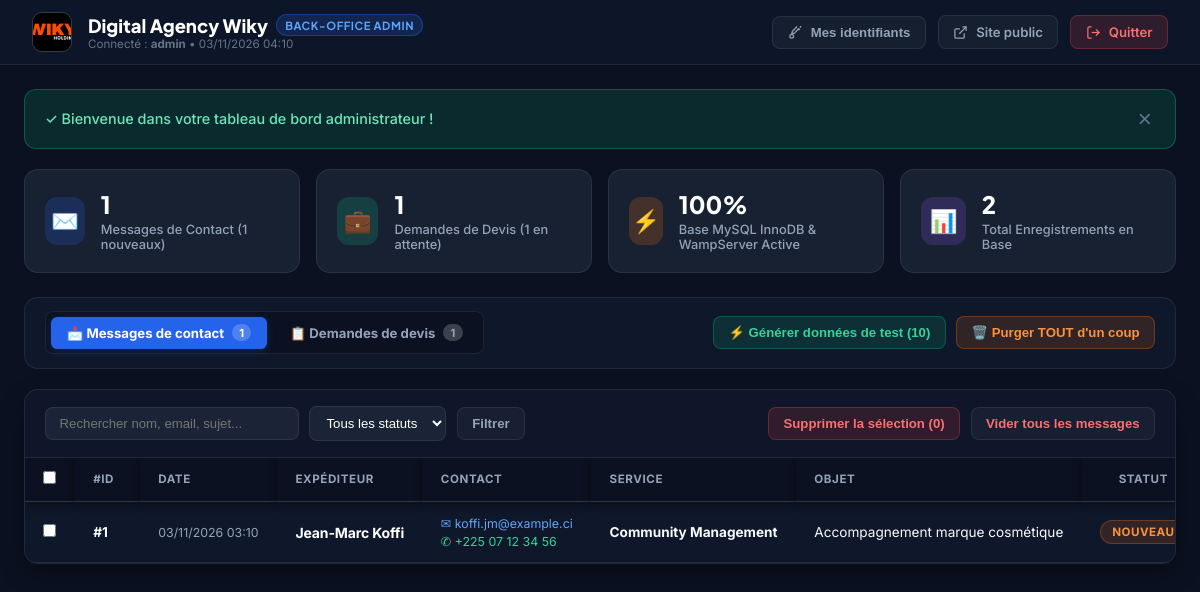
The app's page /index.php?page=admin (signed in) with its own data.
### tables this page shows
CREATE TABLE `messages` (
  `num_message` INT NOT NULL AUTO_INCREMENT,
  `num_prospect` INT DEFAULT NULL,
  `code_service` VARCHAR(50) DEFAULT NULL,
  `mat_admin` INT DEFAULT NULL,
  `name` VARCHAR(120) NOT NULL,
  `email` VARCHAR(150) NOT NULL,
  `phone` VARCHAR(50) DEFAULT NULL,
  `service` VARCHAR(100) DEFAULT 'Général',
  `subject` VARCHAR(200) DEFAULT NULL,
  `message` TEXT NOT NULL,
  `status` VARCHAR(30) NOT NULL DEFAULT 'nouveau',
  `created_at` DATETIME DEFAULT CURRENT_TIMESTAMP,
  PRIMARY KEY (`num_message`),
  KEY `idx_msg_prospect` (`num_prospect`),
  KEY `idx_msg_service` (`code_service`),
  KEY `idx_msg_admin` (`mat_admin`),
  CONSTRAINT `fk_messages_prospect` FOREIGN KEY (`num_prospect`) REFERENCES `prospects` (`num_prospect`) ON DELETE SET NULL ON UPDATE CASCADE,
  CONSTRAINT `fk_messages_service` FOREIGN KEY (`code_service`) REFERENCES `services` (`code_service`) ON DELETE SET NULL ON UPDATE CASCADE,
  CONSTRAINT `fk_messages_admin` FOREIGN KEY (`mat_admin`) REFERENCES `admins` (`mat_admin`) ON DELETE SET NULL ON UPDATE CASCADE
);

### app/Controllers/AdminController.php (called while the page is built, shortened)
<?php
class AdminController
{
    public function index(): void
    {
        $tab = $_GET['tab'] ?? 'messages';
        $searchMsg = trim($_GET['search_msg'] ?? '');
        $statusMsg = trim($_GET['status_msg'] ?? 'all');
        $messages = ContactModel::getAll($searchMsg, $statusMsg);
        $totalMessages = ContactModel::countAll();
        $newMessages = ContactModel::countNew();
        $totalDevis = DevisModel::countAll();
        $pendingDevis = DevisModel::countPending();
        $flashSuccess = $_SESSION['flash_success'] ?? null;
        require __DIR__ . '/../Views/admin/dashboard.php';
    }
}

### app/Config/App.php (called while the page is built, shortened)
<?php
function e(?string $string): string {
    return htmlspecialchars($string ?? '', ENT_QUOTES, 'UTF-8');
}
function url(string $page = '', array $params = []): string {
    $cleanPage = ltrim($page, '/');
    if (empty($cleanPage)) {
        $link = BASE_URL . '/';
    } else {
        $link = BASE_URL . '/index.php?page=' . urlencode($cleanPage);
    }
    if (!empty($params)) {
        $link .= (strpos($link, '?') !== false ? '&' : '?') . http_build_query($params);
    }
    return $link;
}

### app/Models/ContactModel.php (called while the page is built, shortened)
<?php
class ContactModel
{
    public static function getAll(?string $search = null, ?string $status = null): array
    {
        try {
            $pdo = Database::getConnection();
            $params = [];
            $where = " WHERE 1=1";
            try {
                $sql = "SELECT m.*, m.num_message AS id FROM messages m" . $where . " ORDER BY m.num_message DESC";
                $stmt = $pdo->prepare($sql);
                $stmt->execute($params);
                return $stmt->fetchAll(PDO::FETCH_ASSOC);
            } catch (Exception $e) {
                $sql = "SELECT * FROM messages" . $where . " ORDER BY id DESC";
                $stmt = $pdo->prepare($sql);
                $stmt->execute($params);
                return $stmt->fetchAll(PDO::FETCH_ASSOC);
            }
        } catch (Exception $e) {
            error_log("Erreur ContactModel::getAll : " . $e->getMessage());
            return [];
        }
    }
    public static function countAll(): int
    {
        try {
            $pdo = Database::getConnection();
            return (int) $pdo->query("SELECT COUNT(*) FROM messages")->fetchColumn();
        } catch (Exception $e) {
            return 0;
        }
    }
    public static function countNew(): int
    {
        try {
            $pdo = Database::getConnection();
            return (int) $pdo->query("SELECT COUNT(*) FROM messages WHERE status = 'nouveau'")->fetchColumn();
        } catch (Exception $e) {
            return 0;
        }
    }
}

### app/Models/DevisModel.php (called while the page is built, shortened)
<?php
class DevisModel
{
    public static function countAll(): int
    {
        try {
            $pdo = Database::getConnection();
            return (int) $pdo->query("SELECT COUNT(*) FROM devis_requests")->fetchColumn();
        } catch (Exception $e) {
            return 0;
        }
    }
    public static function countPending(): int
    {
        try {
            $pdo = Database::getConnection();
            return (int) $pdo->query("SELECT COUNT(*) FROM devis_requests WHERE status = 'en_attente'")->fetchColumn();
        } catch (Exception $e) {
            return 0;
        }
    }
}

### app/Views/admin/dashboard.php (the view, shortened to what this page needs)
<!DOCTYPE html>
<html lang="fr" data-theme="dark">
<head>
</head>
<body>
    <header class="admin-nav">
        <a href="<?= e(url('admin')) ?>" class="nav-brand">
            <img src="<?= e(BASE_URL) ?>/logo.jpg" alt="Logo" class="nav-logo" onerror="this.style.display='none'">
            <div>
                <div class="nav-title">
                    Digital Agency Wiky
                    <span class="nav-badge">Back-Office Admin</span>
                </div>
                <div style="font-size: 0.725rem; color: var(--text-muted);">
                    Connecté : <strong><?= e($_SESSION['admin_user'] ?? 'admin') ?></strong> • <?= e($_SESSION['admin_login_at'] ?? '') ?>
                </div>
            </div>
        </a>
        <div class="nav-actions">
            <button type="button" class="btn btn-outline" onclick="openCredentialsModal()" title="Changer identifiant ou mot de passe">
                <svg width="15" height="15" viewBox="0 0 24 24" fill="none" stroke="currentColor" stroke-width="2"><path d="M21 2l-2 2m-1.5 1.5L10 13l-4 1 1-4 7.5-7.5M16 5l3 3"></path><circle cx="6" cy="18" r="3"></circle></svg>
                <span>Mes identifiants</span>
            </button>
            <a href="<?= e(url()) ?>" target="_blank" class="btn btn-outline">
                <svg width="15" height="15" viewBox="0 0 24 24" fill="none" stroke="currentColor" stroke-width="2"><path d="M18 13v6a2 2 0 0 1-2 2H5a2 2 0 0 1-2-2V8a2 2 0 0 1 2-2h6"></path><polyline points="15 3 21 3 21 9"></polyline><line x1="10" y1="14" x2="21" y2="3"></line></svg>
                <span>Site public</span>
            </a>
            <a href="<?= e(url('admin-logout')) ?>" class="btn btn-danger">
                <svg width="15" height="15" viewBox="0 0 24 24" fill="none" stroke="currentColor" stroke-width="2"><path d="M9 21H5a2 2 0 0 1-2-2V5a2 2 0 0 1 2-2h4"></path><polyline points="16 17 21 12 16 7"></polyline><line x1="21" y1="12" x2="9" y2="12"></line></svg>
                <span>Quitter</span>
            </a>
        </div>
    </header>
    <div class="container">
        <?php if (!empty($flashSuccess)): ?>
            <div class="toast toast-success">
                <span>✓ <?= e($flashSuccess) ?></span>
                <button type="button" class="modal-close" onclick="this.parentElement.style.display='none'">&times;</button>
            </div>
        <?php endif; ?>
        <div class="kpi-grid">
            <div class="kpi-card">
                <div class="kpi-icon blue">✉️</div>
                <div class="kpi-data">
                    <h3><?= (int) $totalMessages ?></h3>
                    <p>Messages de Contact (<?= (int) $newMessages ?> nouveaux)</p>
                </div>
            </div>
            <div class="kpi-card">
                <div class="kpi-icon green">💼</div>
                <div class="kpi-data">
                    <h3><?= (int) $totalDevis ?></h3>
                    <p>Demandes de Devis (<?= (int) $pendingDevis ?> en attente)</p>
                </div>
            </div>
            <div class="kpi-card">
                <div class="kpi-icon orange">⚡</div>
                <div class="kpi-data">
                    <h3>100%</h3>
                    <p>Base MySQL InnoDB & WampServer Active</p>
                </div>
            </div>
            <div class="kpi-card">
                <div class="kpi-icon purple">📊</div>
                <div class="kpi-data">
                    <h3><?= (int) ($totalMessages + $totalDevis) ?></h3>
                    <p>Total Enregistrements en Base</p>
                </div>
            </div>
        </div>
        <div class="toolbar">
            <div class="tabs-nav">
                <a href="<?= e(url('admin', ['tab' => 'messages'])) ?>" class="tab-btn <?= $tab === 'messages' ? 'active' : '' ?>">
                    <span>📩 Messages de contact</span>
                    <span class="tab-count"><?= (int) $totalMessages ?></span>
                </a>
                <a href="<?= e(url('admin', ['tab' => 'devis'])) ?>" class="tab-btn <?= $tab === 'devis' ? 'active' : '' ?>">
                    <span>📋 Demandes de devis</span>
                    <span class="tab-count"><?= (int) $totalDevis ?></span>
                </a>
            </div>
            <div class="toolbar-actions">
                <form action="<?= e(url('admin-seed-data')) ?>" method="POST" style="display:inline;">
                    <button type="submit" class="btn btn-success" title="Insérer 5 messages et 5 devis d'exemple pour vos tests et captures">
                        <span>⚡ Générer données de test (10)</span>
                    </button>
                </form>
                <button type="button" class="btn btn-warning" onclick="openPurgeAllModal()" title="Vider complètement les messages et les devis">
                    <span>🗑️ Purger TOUT d'un coup</span>
                </button>
            </div>
        </div>
        <?php if ($tab === 'messages'): ?>
            <div class="table-card">
                <div class="table-header-controls">
                    <form action="<?= e(url('admin')) ?>" method="GET" class="search-form">
                        <input type="text" name="search_msg" class="search-input" placeholder="Rechercher nom, email, sujet..." value="<?= e($searchMsg) ?>">
                        <select name="status_msg" class="filter-select" onchange="this.form.submit()">
                            <option value="all" <?= $statusMsg === 'all' ? 'selected' : '' ?>>Tous les statuts</option>
                        </select>
                        <button type="submit" class="btn btn-outline">Filtrer</button>
                    </form>
                    <div class="batch-actions">
                        <form id="batchDeleteMessagesForm" action="<?= e(url('admin-messages-batch-delete')) ?>" method="POST" onsubmit="return confirmBatchDeleteMessages()">
                            <button type="submit" id="btnBatchDeleteMessages" class="btn btn-danger" disabled>
                                <span>Supprimer la sélection (<span id="msgSelectedCount">0</span>)</span>
                            </button>
                        </form>
                        <form action="<?= e(url('admin-messages-truncate')) ?>" method="POST" onsubmit="return confirm('Attention : voulez-vous vraiment supprimer TOUS les messages ?');">
                            <button type="submit" class="btn btn-outline" style="color: #F87171;">
                                <span>Vider tous les messages</span>
                            </button>
                        </form>
                    </div>
                </div>
                <div class="table-responsive">
                    <?php if (empty($messages)): ?>
                        <div class="empty-state">
                            <div class="empty-icon">📭</div>
                            <h3>Aucun message trouvé</h3>
                            <p>Cliquez sur le bouton vert <strong>« Générer données de test »</strong> pour insérer des exemples en 1 clic.</p>
                        </div>
                    <?php else: ?>
                        <table class="admin-table table-messages">
                            <thead>
                                <tr>
                                    <th width="40"><input type="checkbox" id="checkAllMessages" onchange="toggleAllMessages(this)"></th>
                                    <th width="65">#ID</th>
                                    <th width="130">Date</th>
                                    <th>Expéditeur</th>
                                    <th>Contact</th>
                                    <th>Service</th>
                                    <th>Objet</th>
                                    <th width="105" style="text-align:center;">Statut</th>
                                </tr>
                            </thead>
                            <tbody>
                                <?php foreach ($messages as $msg): ?>
                                    <tr>
                                        <td>
                                            <input type="checkbox" name="ids[]" value="<?= (int) $msg['id'] ?>" class="msg-checkbox" form="batchDeleteMessagesForm" onchange="updateMessageBatchCount()">
                                        </td>
                                        <td><strong>#<?= (int) $msg['id'] ?></strong></td>
                                        <td style="color: var(--text-secondary); font-size: 0.775rem;" class="cell-nowrap">
                                            <?= e(date('d/m/Y H:i', strtotime($msg['created_at']))) ?>
                                        </td>
                                        <td class="cell-nowrap">
                                            <div class="cell-company"><?= e($msg['name']) ?></div>
                                        </td>
                                        <td class="cell-nowrap">
                                            <div class="contact-links">
                                                <a href="mailto:<?= e($msg['email']) ?>" class="contact-link">✉ <?= e($msg['email']) ?></a>
                                                <?php if (!empty($msg['phone'])): ?>
                                                    <a href="https://wa.me/<?= e(preg_replace('/[^0-9]/', '', $msg['phone'])) ?>" target="_blank" class="contact-link" style="color:#34D399;">✆ <?= e($msg['phone']) ?></a>
                                                <?php endif; ?>
                                            </div>
                                        </td>
                                        <td class="cell-nowrap"><strong><?= e($msg['service']) ?></strong></td>
                                        <td style="min-width: 260px; max-width: 380px; white-space: nowrap; overflow: hidden; text-overflow: ellipsis;" title="<?= e($msg['subject']) ?>">
                                            <?= e($msg['subject']) ?>
                                        </td>
                                        <td style="text-align:center;" class="cell-nowrap">
                                            <span class="badge badge-<?= e($msg['status'] ?? 'nouveau') ?>">
                                                <?= e(ucfirst($msg['status'] ?? 'nouveau')) ?>
                                            </span>
                                        </td>
                                    </tr>
                                <?php endforeach; ?>
                            </tbody>
                        </table>
                    <?php endif; ?>
                </div>
            </div>
        <?php endif; ?>
    </div>
</body>
</html>

### index.php (shortened to what this page needs)
<?php
require_once __DIR__ . '/app/Config/App.php';
$page = $_GET['page'] ?? '';
$page = strtolower(trim($page, '/'));
switch ($page) {
    case 'admin':
    case 'dashboard':
        (new \App\Controllers\AdminController())->index();
        break;
        ?>
        <?php
}

### records on screen
messages: num_message "1", created_at "03/11/2026 03:10", name "Jean-Marc Koffi", email "koffi.jm@example.ci", phone "+225 07 12 34 56", service "Community Management", subject "Accompagnement marque cosmétique", status "NOUVEAU"

### other values on screen
$_SESSION['admin_user'] "admin"
$_SESSION['admin_login_at'] "03/11/2026 04:10"
$flashSuccess "Bienvenue dans votre tableau de bord administrateur !"
$totalMessages "1"
$newMessages "1"
$totalDevis "1"
$pendingDevis "1"
$totalMessages + $totalDevis "2"
